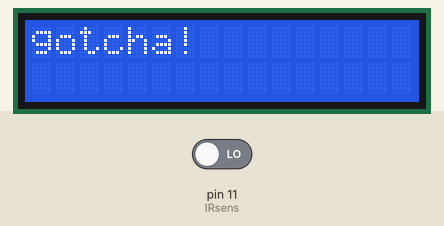
Recording of a sketch running on a simulated Arduino Uno, built with avr-gcc and run on an emulated ATmega328P. On the bench: 16×2 character LCD. The test bench sets the inputs (shaded band); at power-on: pin 11 (IRsens) LOW.

Above: at 1.2 s.
1.3 s: pin 11 (IRsens) driven HIGH
At 3.0 s:
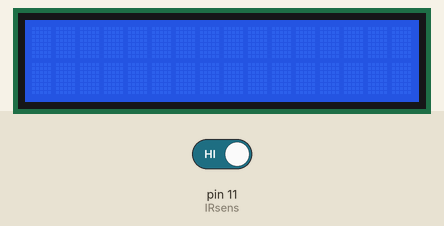
3.3 s: pin 11 (IRsens) driven LOW
Timing chart, 0 to 6.3 s (numbered marks = the images above; inputs shaded):
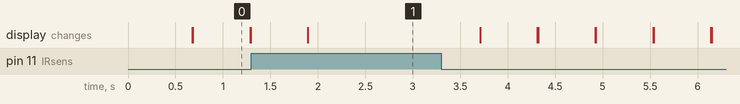

Measured:
- what the display in image 0 shows lasts 0.6 s, from 0.7 s to 1.3 s

The sketch:

4_LCD_IR.ino
```cpp
#include <Wire.h>
#include <LiquidCrystal_I2C.h>
const int IRsens=11;

LiquidCrystal_I2C lcd(0x27, 2, 1, 0, 4, 5, 6, 7, 3, POSITIVE);  // Set the LCD I2C address, if it's not working try 0x27.

void setup(){
  lcd.begin(16,2);   // iInit the LCD for 16 chars 2 lines
  lcd.backlight();   // Turn on the backligt (try lcd.noBaklight() to turn it off)
  pinMode(IRsens,INPUT);
  lcd.clear();
}

void loop() {
  int ss=digitalRead(IRsens);

  if(ss==HIGH){
    delay(500);
  }
  else{
    lcd.print("gotcha!");
    delay(500);
  }

  delay(100);
  lcd.clear();

}
```
